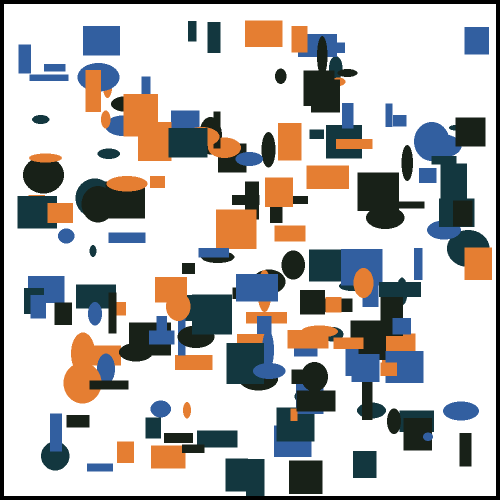
#> input picture ios/WalkingBaseline/Resources/alignment-marker.png, 1000 x 1000 px (shown at 1/2 size); its folder holds only this picture in this run
$ python -i features.py   (imports and definitions only)
#> lines starting #> are read from the running program, lines starting #| are printed output that depends on the picture; after the words box and inside, x2 and y2 are one past the last pixel; in counts of white or black regions, pixels touching at a corner belong together
"""RootSIFT, reference-only visual vocabulary retrieval, and local matching."""
from pathlib import Path
import cv2
import numpy as np
from .polycam import rgb_image, sha256, read_json, write_json


def extract(rgb, nfeatures=3000):
#> called with nfeatures = 3000
    gray = cv2.cvtColor(rgb, cv2.COLOR_RGB2GRAY)
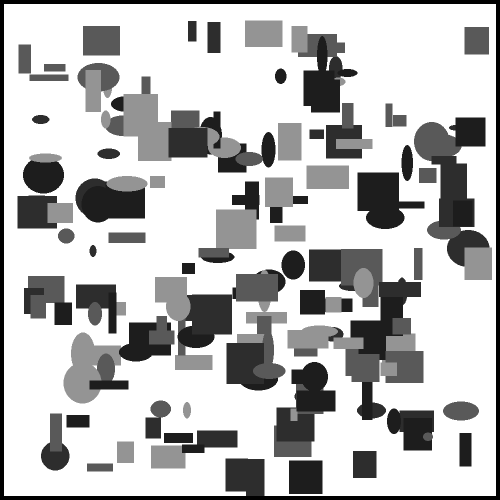
#> gray: shape (1000, 1000) (shown at 1/2 size); min 0, max 255, mean 188.5
    # Suppress the artificial border in Polycam undistorted images.
    mask = np.uint8(gray > 8) * 255
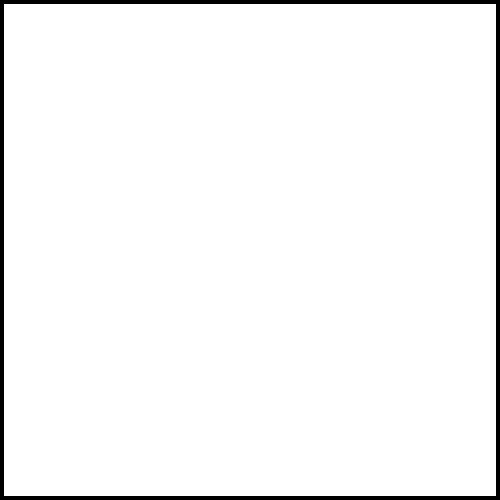
#> mask: shape (1000, 1000) (shown at 1/2 size); 96.8% white; 1 black region, box (x1, y1, x2, y2) and area: (0, 0, 1000, 1000) 31744
    mask = cv2.erode(mask, np.ones((9, 9), np.uint8))
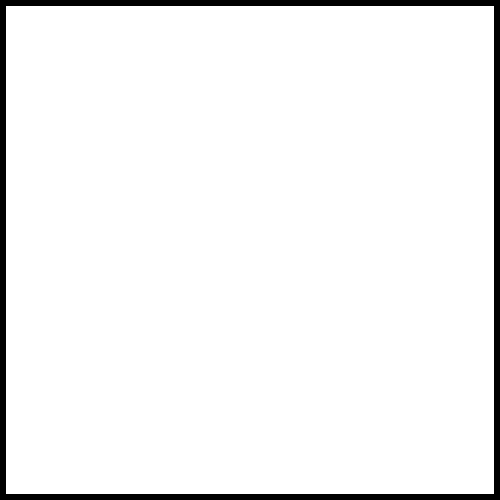
#> mask: shape (1000, 1000) (shown at 1/2 size); 95.3% white; 1 black region, box (x1, y1, x2, y2) and area: (0, 0, 1000, 1000) 47424
    kps, desc = cv2.SIFT_create(nfeatures=nfeatures, contrastThreshold=.025).detectAndCompute(gray, mask)
#> kps = 944 keypoints; strongest (x, y, size): (561, 152, 17), (377, 536, 16.6), (729, 928, 35.1), (186, 502, 11.5)
    if desc is None:
        return np.empty((0, 2), np.float32), np.empty((0, 128), np.float32)
    desc /= np.maximum(desc.sum(axis=1, keepdims=True), 1e-8)
    return np.array([k.pt for k in kps], np.float32), np.sqrt(desc).astype(np.float32)


# [4 lines left out: function assign_words, not called in this run]


def histogram(desc, centers):
    h = np.bincount(assign_words(desc, centers), minlength=len(centers)).astype(np.float32)
    return h / max(h.sum(), 1)


def normalize(x):
    return x / np.maximum(np.linalg.norm(x, axis=-1, keepdims=True), 1e-8)


# [50 lines left out: function build_database, not called in this run]


class Database:
    # [41 lines left out: functions __init__, features, rank, match, not called in this run]

>>> import cv2
>>> picture = cv2.cvtColor(cv2.imread('../ios/WalkingBaseline/Resources/alignment-marker.png'), cv2.COLOR_BGR2RGB)
>>> result = extract(picture)
#> result = 2 point arrays, longest 944 points
